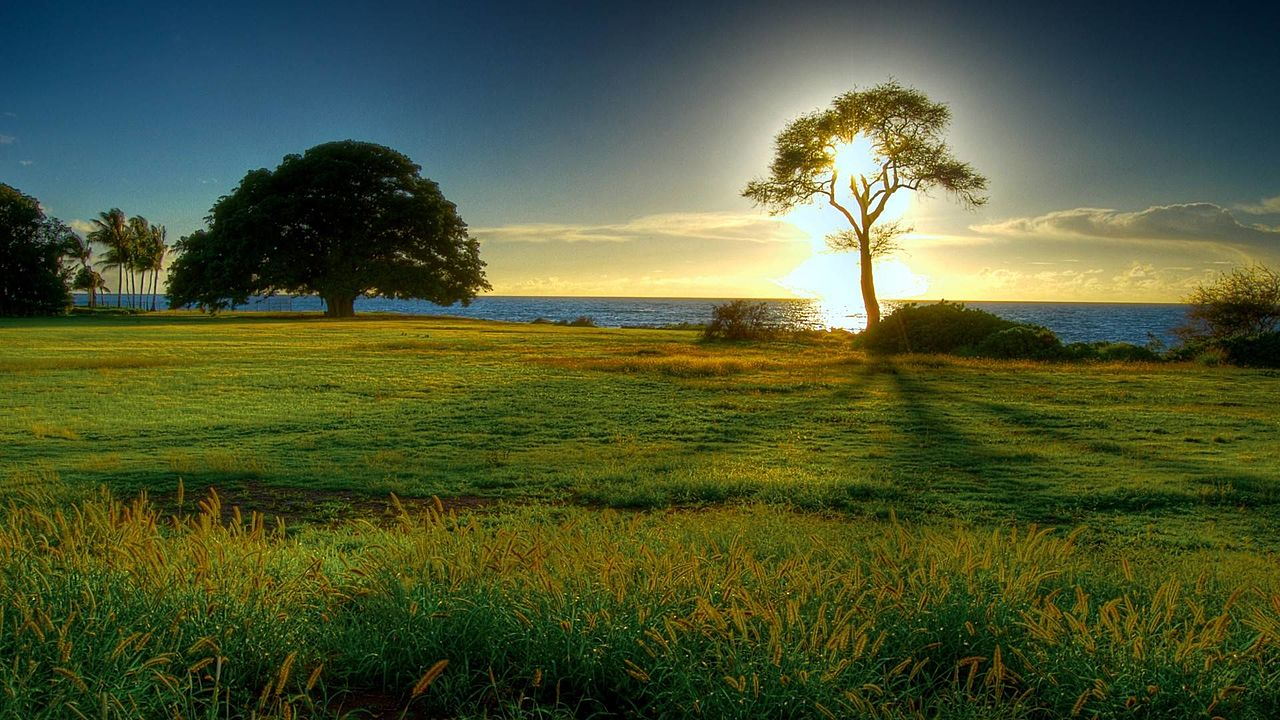
#> input picture images/nature.jpg, 1280 x 720 px
$ python 15_masking.py
#> lines starting #> are read from the running program, lines starting #| are printed output that depends on the picture; after the words box and inside, x2 and y2 are one past the last pixel; in counts of white or black regions, pixels touching at a corner belong together
import cv2
import numpy as np

#load an image
nature = cv2.imread("images/nature.jpg")
#> nature is the input picture: shape (720, 1280, 3); mean B, G, R 53.1, 88, 77.7
cv2.imshow("Original Image", nature)

#create a rectangular mask
maskImage = cv2.rectangle(np.zeros(nature.shape[:2],
dtype="uint8"), (50,50),(int(nature.shape[1])-50,
int(nature.shape[0]/2)-50),(255,255,255),-1)

cv2.imshow("Mask Image", maskImage)
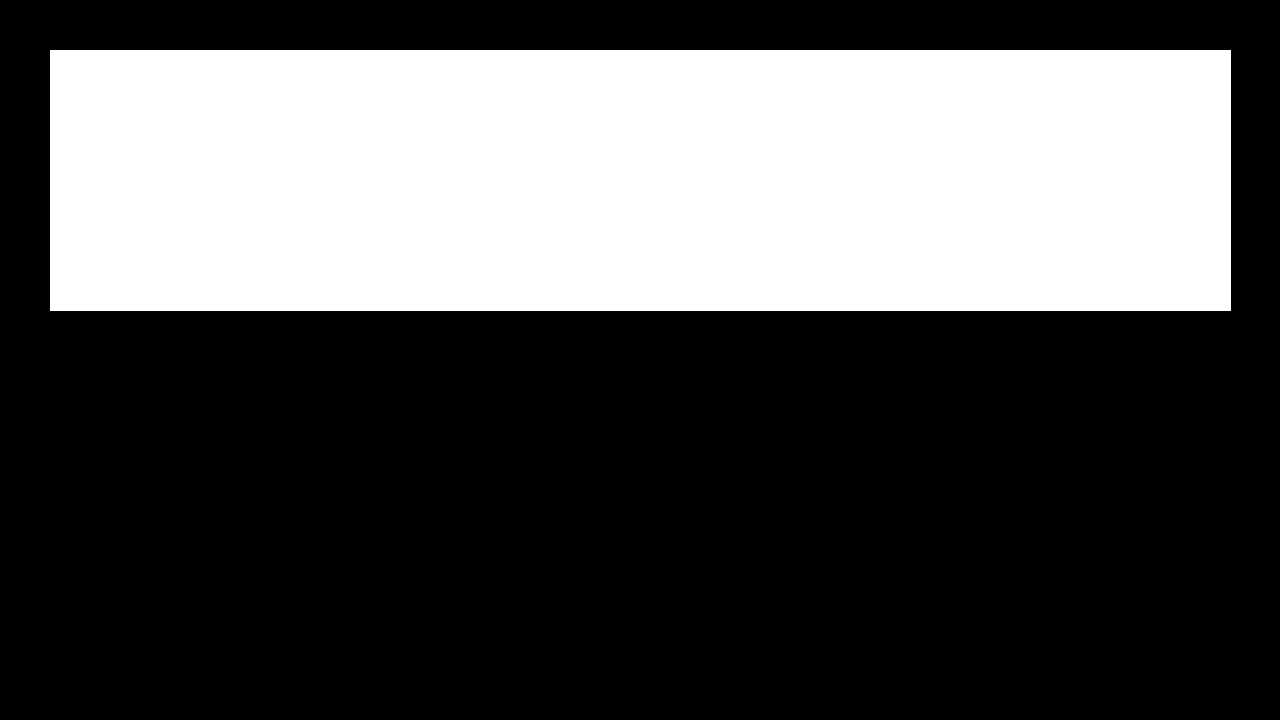
#> window 'Mask Image': shape (720, 1280); 33.4% white; 1 white region, box (x1, y1, x2, y2) and area: (50, 50, 1231, 311) 308241
cv2.waitKey(0)

#using bitwise_and operation perform masking.
#
masked = cv2.bitwise_and(nature, nature,maskImage)
cv2.waitKey(0)

$ run again, with images/brain.jpg copied over images/nature.jpg
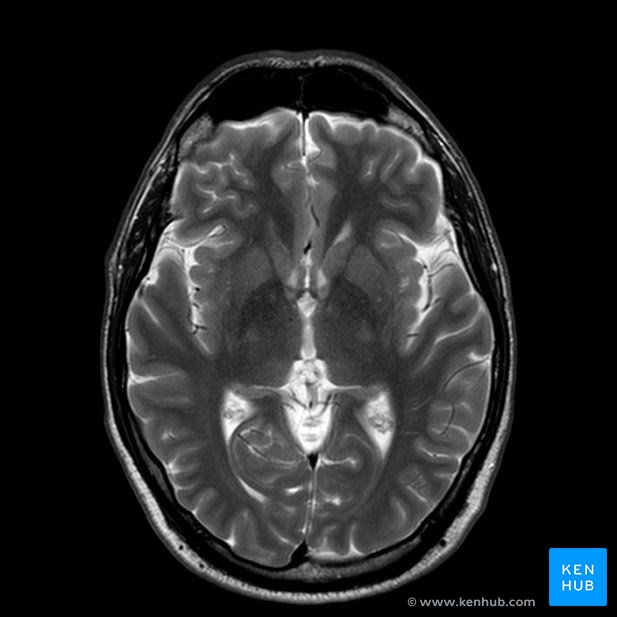
#> input picture images/brain.jpg, 617 x 617 px
#> nature is the input picture: shape (617, 617, 3); mean B, G, R 39.3, 38.5, 37.3
#> `cv2.imshow("Mask Image", maskImage)`:
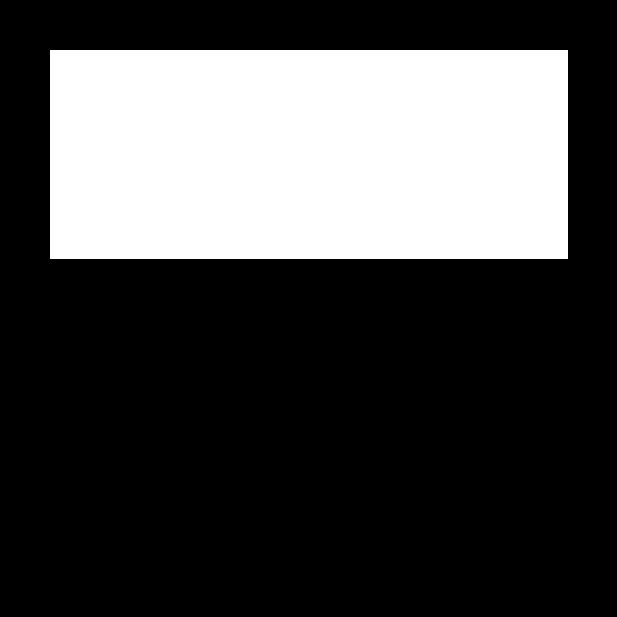
#> window 'Mask Image': shape (617, 617); 28.4% white; 1 white region, box (x1, y1, x2, y2) and area: (50, 50, 568, 259) 108262

$ run again, with images/cat1.jpg copied over images/nature.jpg
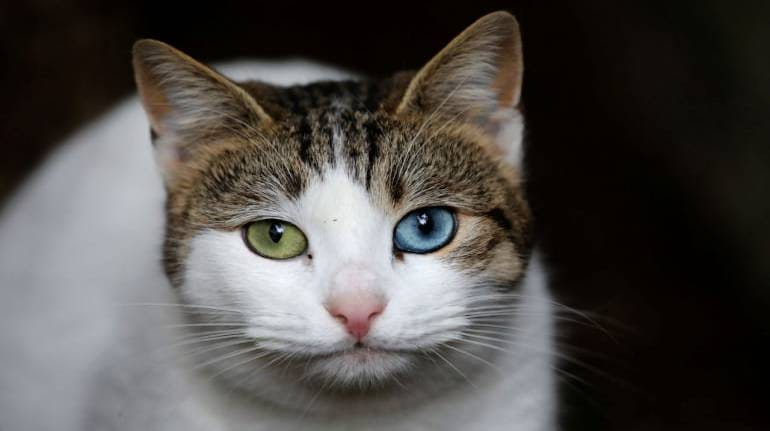
#> input picture images/cat1.jpg, 770 x 431 px
#> nature is the input picture: shape (431, 770, 3); mean B, G, R 72.4, 75.2, 78.6
#> `cv2.imshow("Mask Image", maskImage)`:
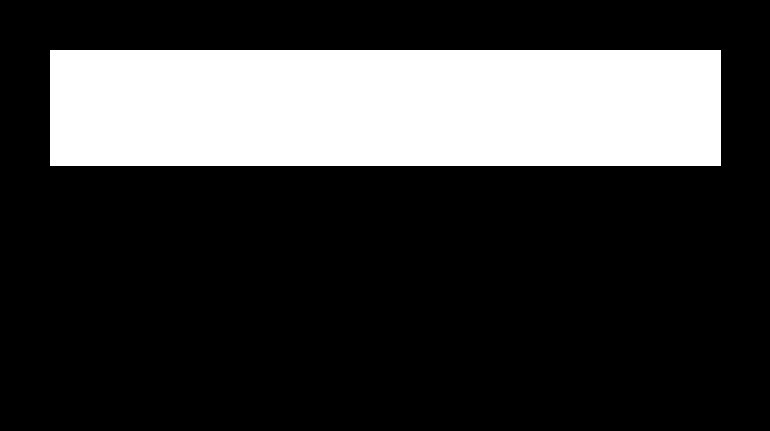
#> window 'Mask Image': shape (431, 770); 23.5% white; 1 white region, box (x1, y1, x2, y2) and area: (50, 50, 721, 166) 77836
